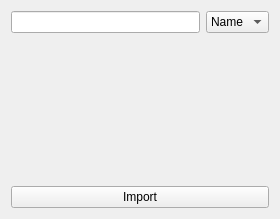
<?xml version="1.0" encoding="UTF-8"?>
<ui version="4.0">
 <class>MediaLibrary</class>
 <widget class="QWidget" name="MediaLibrary">
  <property name="geometry">
   <rect>
    <x>0</x>
    <y>0</y>
    <width>280</width>
    <height>219</height>
   </rect>
  </property>
  <property name="minimumSize">
   <size>
    <width>280</width>
    <height>0</height>
   </size>
  </property>
  <property name="acceptDrops">
   <bool>true</bool>
  </property>
  <property name="windowTitle">
   <string>Form</string>
  </property>
  <layout class="QVBoxLayout" name="verticalLayout">
   <item>
    <layout class="QGridLayout" name="gridLayout">
     <item row="0" column="0">
      <widget class="SearchLineEdit" name="filterInput"/>
     </item>
     <item row="0" column="1">
      <widget class="QComboBox" name="filterType">
       <property name="sizePolicy">
        <sizepolicy hsizetype="Preferred" vsizetype="Preferred">
         <horstretch>0</horstretch>
         <verstretch>0</verstretch>
        </sizepolicy>
       </property>
       <item>
        <property name="text">
         <string>Name</string>
        </property>
       </item>
       <item>
        <property name="text">
         <string>Tags</string>
        </property>
       </item>
      </widget>
     </item>
    </layout>
   </item>
   <item>
    <widget class="QWidget" name="mediaListContainer" native="true"/>
   </item>
   <item>
    <widget class="QPushButton" name="importButton">
     <property name="text">
      <string>Import</string>
     </property>
    </widget>
   </item>
  </layout>
 </widget>
 <customwidgets>
  <customwidget>
   <class>SearchLineEdit</class>
   <extends>QLineEdit</extends>
   <header>Gui/widgets/SearchLineEdit.h</header>
  </customwidget>
 </customwidgets>
 <resources/>
 <connections/>
</ui>
